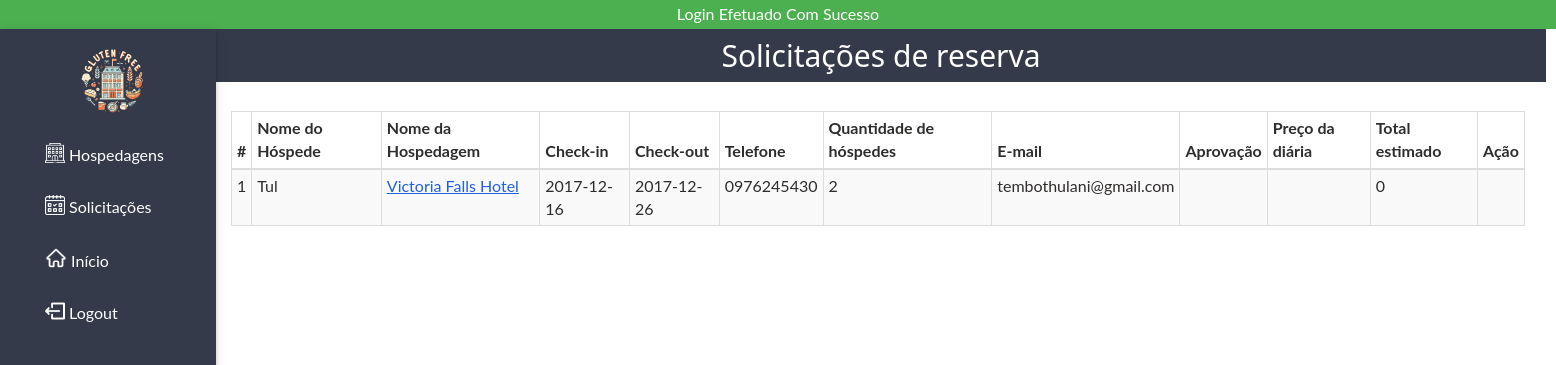
Page /admin/solicitacoes.php (signed in) on the committed database.
### tables this page shows
CREATE TABLE IF NOT EXISTS reservations (
  id INT(11) NOT NULL AUTO_INCREMENT,
  name VARCHAR(255) NOT NULL,
  checkin DATE NOT NULL,
  checkout DATE NOT NULL,
  phone TEXT NOT NULL,
  people INT(11) NOT NULL,
  email VARCHAR(255) NOT NULL,
  room VARCHAR(255) NOT NULL,
  aprovacao VARCHAR (100) NOT NULL,
  price TEXT NOT NULL,
  user_id INT(11) NOT NULL,
  rooms_id INT(11) NOT NULL,
  PRIMARY KEY (id),
  FOREIGN KEY (user_id) REFERENCES users (id),
  FOREIGN KEY (rooms_id) REFERENCES rooms (id)
);

CREATE TABLE IF NOT EXISTS rooms (
  id INT(11) NOT NULL AUTO_INCREMENT,
  room_number VARCHAR(255) NOT NULL,
  rooms INT(11) NOT NULL,
  type VARCHAR(255) NOT NULL,
  price TEXT NOT NULL,
  details TEXT NOT NULL,
  photo TEXT NOT NULL,
  PRIMARY KEY (id),
  usuario_id INT(11) NOT NULL,
  FOREIGN KEY (usuario_id) REFERENCES users (id)
);

### admin/solicitacoes.php (the view, shortened to what this page needs)
<?php
require_once $_SERVER['DOCUMENT_ROOT'] . '/ht/core/core.php';
if (isset($_SESSION['casf_user'])) {
  $userID = $_SESSION['casf_user'];
}
include 'includes/header.php';
include 'includes/navigation.php';
$sql = "SELECT r.* FROM hotel_db.rooms q
                   INNER JOIN hotel_db.reservations r ON q.id = r.rooms_id
        WHERE q.usuario_id = '$userID'";
$result = $db->query($sql);
$row_count = 1;
?>
<?php
function getApprovalClass($approvalStatus) {
    switch ($approvalStatus) {
        default:
            return '';
    }
}
?>
<div class="w3-container w3-main" style="margin-left:200px;">
  <header class="w3-container" style="background-color:#343a4a; width:1330px">
    <h2 class="text-center" style="color:#fff">Solicitações de reserva</h2>
  </header>
  <div class="col-md-12">
    <br>
  </div>
  <div class="col-md-12">
    <table class="table table-striped table-condensed table-bordered">
      <thead>
        <tr>
          <th>#</th>
          <th>Nome do Hóspede</th>
          <th>Nome da Hospedagem</th>
          <th>Check-in</th>
          <th>Check-out</th>
          <th>Telefone</th>
          <th>Quantidade de hóspedes</th>
          <th>E-mail</th>
          <th>Aprovação</th>
          <th>Preço da diária</th>
          <th>Total estimado</th>
          <th>Ação</th>
        </tr>
      </thead>
      <tbody>
      <?php while ($rows = mysqli_fetch_assoc($result)) :
          $rooms_id = $rows['rooms_id'];
          $roomQuery = "SELECT rm.room_number FROM reservations AS rs
          INNER JOIN rooms AS rm ON rs.rooms_id = rm.id
          WHERE rs.rooms_id = $rooms_id";
          $roomResult = $db->query($roomQuery);
          if ($roomResult && $roomResult->num_rows > 0) {
          $roomRow = mysqli_fetch_assoc($roomResult);
          $room_number = $roomRow['room_number'];
          } else {
          $room_number = 'N/A';
          }
        ?>
         <tr>
            <td><?= $row_count++; ?></td>
            <td><?= $rows['name']; ?></td>
            <td><a class="link-destacado" href="../details.php?room=<?= $rooms_id; ?>"><?= $room_number; ?></a></td>
            <td><?= $rows['checkin']; ?></td>
            <td><?= $rows['checkout']; ?></td>
            <td><?= $rows['phone']; ?></td>
            <td><?= $rows['people']; ?></td>
            <td><?= $rows['email']; ?></td>
            <td class="<?php echo getApprovalClass($rows['aprovacao']); ?>"><?php echo $rows['aprovacao']; ?></td>
            <td><?= $rows['price']; ?></td>
            <td>
              <?php
              $checkin = new DateTime($rows['checkin']);
              $checkout = new DateTime($rows['checkout']);
              $diff = $checkin->diff($checkout);
              $num_days = $diff->days;
              $total = $num_days * (float)$rows['price'];
              echo $total;
              ?>
            </td>
            <td>
            </td>
          </tr>
        <?php endwhile; ?>
      </tbody>
    </table>
  </div>
</div>

### admin/css/w3.css (style rules this page uses)
* { -webkit-box-sizing:border-box;-moz-box-sizing:border-box;box-sizing:border-box }
html { -ms-text-size-adjust:100%;-webkit-text-size-adjust:100% }
body { margin:0 }
article,aside,details,figcaption,figure,footer,header,hgroup,main,menu,nav,section,summary { display:block }
a { -webkit-tap-highlight-color:transparent;background-color:transparent }
html,body { font-family:Verdana,sans-serif;font-size:15px;line-height:1.5 }
h1,h2,h3,h4,h5,h6,.w3-slim,.w3-wide { font-family:"Segoe UI",Arial,sans-serif }
h2 { font-size:30px }
h1,h2,h3,h4,h5,h6 { font-weight:400;margin:10px 0 }
a { color:inherit }
table { border-collapse:collapse;border-spacing:0;width:100%;display:table }
table,th,td { border:none }
.w3-main { transition:margin-left .4s }
.w3-container:after,.w3-row:after,.w3-row-padding:after,.w3-topnav:after,.w3-clear:after,.w3-btn-group:before,.w3-btn-group:after { content:"";display:table;clear:both }
.w3-container { padding:0.01em 16px }

### admin/css/customs.css (style rules this page uses)
body { font: 400 15px Lato, sans-serif; line-height: 1.8; font-size: 16px; color:#2f2d2c; }

### admin/solicitacoes.php (style rules this page uses)
.link-destacado { color: #2160de; text-decoration: none; cursor: pointer; text-decoration: underline; }

### rows in the picture
reservations: name "Tul", rooms.room_number "Victoria Falls Hotel", checkin "2017-12-16", checkout "2017-12-26", phone "0976245430", people "2", email "tembothulani@gmail.com", total "0"

### other values in the picture
$_SESSION['logged_in'] "Login Efetuado Com Sucesso"
